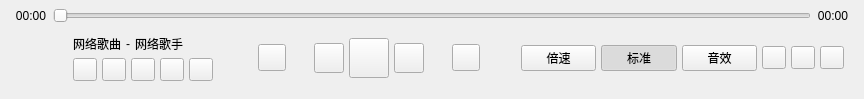
<?xml version="1.0" encoding="UTF-8"?>
<ui version="4.0">
 <class>PlayWidget</class>
 <widget class="QWidget" name="PlayWidget">
  <property name="geometry">
   <rect>
    <x>0</x>
    <y>0</y>
    <width>864</width>
    <height>99</height>
   </rect>
  </property>
  <property name="windowTitle">
   <string>PlayWidget</string>
  </property>
  <layout class="QVBoxLayout" name="verticalLayout">
   <property name="spacing">
    <number>4</number>
   </property>
   <property name="topMargin">
    <number>5</number>
   </property>
   <item>
    <layout class="QHBoxLayout" name="processLayout">
     <property name="spacing">
      <number>2</number>
     </property>
     <property name="topMargin">
      <number>2</number>
     </property>
     <property name="bottomMargin">
      <number>2</number>
     </property>
     <item>
      <widget class="QLabel" name="position_label">
       <property name="minimumSize">
        <size>
         <width>40</width>
         <height>0</height>
        </size>
       </property>
       <property name="text">
        <string>00:00</string>
       </property>
       <property name="alignment">
        <set>Qt::AlignCenter</set>
       </property>
      </widget>
     </item>
     <item>
      <widget class="ElaSlider" name="progressSlider">
       <property name="sizePolicy">
        <sizepolicy hsizetype="Expanding" vsizetype="Preferred">
         <horstretch>0</horstretch>
         <verstretch>0</verstretch>
        </sizepolicy>
       </property>
       <property name="cursor">
        <cursorShape>PointingHandCursor</cursorShape>
       </property>
       <property name="focusPolicy">
        <enum>Qt::StrongFocus</enum>
       </property>
       <property name="minimum">
        <number>0</number>
       </property>
       <property name="maximum">
        <number>100</number>
       </property>
       <property name="singleStep">
        <number>1</number>
       </property>
       <property name="pageStep">
        <number>0</number>
       </property>
       <property name="orientation">
        <enum>Qt::Horizontal</enum>
       </property>
      </widget>
     </item>
     <item>
      <widget class="QLabel" name="duration_label">
       <property name="minimumSize">
        <size>
         <width>40</width>
         <height>0</height>
        </size>
       </property>
       <property name="text">
        <string>00:00</string>
       </property>
       <property name="alignment">
        <set>Qt::AlignCenter</set>
       </property>
      </widget>
     </item>
    </layout>
   </item>
   <item>
    <layout class="QHBoxLayout" name="play_hlayout">
     <property name="spacing">
      <number>5</number>
     </property>
     <property name="leftMargin">
      <number>2</number>
     </property>
     <property name="rightMargin">
      <number>9</number>
     </property>
     <property name="bottomMargin">
      <number>2</number>
     </property>
     <item>
      <widget class="QLabel" name="cover_label">
       <property name="sizePolicy">
        <sizepolicy hsizetype="Fixed" vsizetype="Fixed">
         <horstretch>0</horstretch>
         <verstretch>0</verstretch>
        </sizepolicy>
       </property>
       <property name="minimumSize">
        <size>
         <width>50</width>
         <height>50</height>
        </size>
       </property>
       <property name="maximumSize">
        <size>
         <width>50</width>
         <height>50</height>
        </size>
       </property>
       <property name="toolTip">
        <string/>
       </property>
       <property name="text">
        <string/>
       </property>
       <property name="scaledContents">
        <bool>true</bool>
       </property>
       <property name="alignment">
        <set>Qt::AlignCenter</set>
       </property>
      </widget>
     </item>
     <item>
      <widget class="QWidget" name="song_info_widget" native="true">
       <property name="sizePolicy">
        <sizepolicy hsizetype="Fixed" vsizetype="Preferred">
         <horstretch>0</horstretch>
         <verstretch>0</verstretch>
        </sizepolicy>
       </property>
       <property name="minimumSize">
        <size>
         <width>150</width>
         <height>0</height>
        </size>
       </property>
       <property name="maximumSize">
        <size>
         <width>150</width>
         <height>16777215</height>
        </size>
       </property>
       <layout class="QVBoxLayout" name="verticalLayout_4">
        <property name="spacing">
         <number>5</number>
        </property>
        <property name="leftMargin">
         <number>5</number>
        </property>
        <property name="topMargin">
         <number>5</number>
        </property>
        <property name="rightMargin">
         <number>5</number>
        </property>
        <property name="bottomMargin">
         <number>5</number>
        </property>
        <item>
         <layout class="QHBoxLayout" name="singer_song_HLayout" stretch="0,0,0,0">
          <property name="spacing">
           <number>2</number>
          </property>
          <property name="rightMargin">
           <number>0</number>
          </property>
          <item>
           <widget class="QLabel" name="song_name_text">
            <property name="sizePolicy">
             <sizepolicy hsizetype="Preferred" vsizetype="Preferred">
              <horstretch>0</horstretch>
              <verstretch>0</verstretch>
             </sizepolicy>
            </property>
            <property name="maximumSize">
             <size>
              <width>100</width>
              <height>16777215</height>
             </size>
            </property>
            <property name="text">
             <string>网络歌曲</string>
            </property>
            <property name="scaledContents">
             <bool>false</bool>
            </property>
            <property name="alignment">
             <set>Qt::AlignCenter</set>
            </property>
           </widget>
          </item>
          <item>
           <widget class="QLabel" name="label">
            <property name="sizePolicy">
             <sizepolicy hsizetype="Fixed" vsizetype="Preferred">
              <horstretch>0</horstretch>
              <verstretch>0</verstretch>
             </sizepolicy>
            </property>
            <property name="minimumSize">
             <size>
              <width>10</width>
              <height>0</height>
             </size>
            </property>
            <property name="text">
             <string>-</string>
            </property>
            <property name="scaledContents">
             <bool>true</bool>
            </property>
            <property name="alignment">
             <set>Qt::AlignCenter</set>
            </property>
           </widget>
          </item>
          <item>
           <widget class="QLabel" name="singer_text">
            <property name="sizePolicy">
             <sizepolicy hsizetype="Preferred" vsizetype="Preferred">
              <horstretch>0</horstretch>
              <verstretch>0</verstretch>
             </sizepolicy>
            </property>
            <property name="maximumSize">
             <size>
              <width>130</width>
              <height>16777215</height>
             </size>
            </property>
            <property name="text">
             <string>网络歌手</string>
            </property>
            <property name="scaledContents">
             <bool>false</bool>
            </property>
            <property name="alignment">
             <set>Qt::AlignCenter</set>
            </property>
           </widget>
          </item>
          <item>
           <spacer name="horizontalSpacer">
            <property name="orientation">
             <enum>Qt::Horizontal</enum>
            </property>
            <property name="sizeHint" stdset="0">
             <size>
              <width>0</width>
              <height>0</height>
             </size>
            </property>
           </spacer>
          </item>
         </layout>
        </item>
        <item>
         <layout class="QHBoxLayout" name="song_option_HLayout">
          <property name="rightMargin">
           <number>0</number>
          </property>
          <item>
           <widget class="QToolButton" name="love_toolButton">
            <property name="toolTip">
             <string/>
            </property>
            <property name="text">
             <string/>
            </property>
            <property name="autoExclusive">
             <bool>true</bool>
            </property>
           </widget>
          </item>
          <item>
           <widget class="QToolButton" name="download_toolButton">
            <property name="toolTip">
             <string/>
            </property>
            <property name="text">
             <string/>
            </property>
           </widget>
          </item>
          <item>
           <widget class="QToolButton" name="comment_toolButton">
            <property name="toolTip">
             <string/>
            </property>
            <property name="text">
             <string/>
            </property>
           </widget>
          </item>
          <item>
           <widget class="QToolButton" name="share_toolButton">
            <property name="toolTip">
             <string/>
            </property>
            <property name="text">
             <string/>
            </property>
           </widget>
          </item>
          <item>
           <widget class="QToolButton" name="more_toolButton">
            <property name="toolTip">
             <string/>
            </property>
            <property name="text">
             <string/>
            </property>
           </widget>
          </item>
         </layout>
        </item>
       </layout>
      </widget>
     </item>
     <item>
      <spacer name="horizontalSpacer_7">
       <property name="orientation">
        <enum>Qt::Horizontal</enum>
       </property>
       <property name="sizeHint" stdset="0">
        <size>
         <width>40</width>
         <height>20</height>
        </size>
       </property>
      </spacer>
     </item>
     <item>
      <widget class="QToolButton" name="circle_toolButton">
       <property name="toolTip">
        <string>循环播放</string>
       </property>
       <property name="text">
        <string/>
       </property>
       <property name="iconSize">
        <size>
         <width>20</width>
         <height>20</height>
        </size>
       </property>
       <property name="checkable">
        <bool>false</bool>
       </property>
      </widget>
     </item>
     <item>
      <spacer name="horizontalSpacer_3">
       <property name="orientation">
        <enum>Qt::Horizontal</enum>
       </property>
       <property name="sizeType">
        <enum>QSizePolicy::Fixed</enum>
       </property>
       <property name="sizeHint" stdset="0">
        <size>
         <width>23</width>
         <height>20</height>
        </size>
       </property>
      </spacer>
     </item>
     <item>
      <widget class="QToolButton" name="pre_toolButton">
       <property name="minimumSize">
        <size>
         <width>30</width>
         <height>30</height>
        </size>
       </property>
       <property name="cursor">
        <cursorShape>PointingHandCursor</cursorShape>
       </property>
       <property name="toolTip">
        <string/>
       </property>
       <property name="text">
        <string/>
       </property>
      </widget>
     </item>
     <item>
      <widget class="QToolButton" name="play_or_pause_toolButton">
       <property name="minimumSize">
        <size>
         <width>40</width>
         <height>40</height>
        </size>
       </property>
       <property name="cursor">
        <cursorShape>PointingHandCursor</cursorShape>
       </property>
       <property name="toolTip">
        <string/>
       </property>
       <property name="text">
        <string/>
       </property>
       <property name="iconSize">
        <size>
         <width>25</width>
         <height>25</height>
        </size>
       </property>
      </widget>
     </item>
     <item>
      <widget class="QToolButton" name="next_toolButton">
       <property name="minimumSize">
        <size>
         <width>30</width>
         <height>30</height>
        </size>
       </property>
       <property name="cursor">
        <cursorShape>PointingHandCursor</cursorShape>
       </property>
       <property name="toolTip">
        <string/>
       </property>
       <property name="text">
        <string/>
       </property>
      </widget>
     </item>
     <item>
      <spacer name="horizontalSpacer_2">
       <property name="orientation">
        <enum>Qt::Horizontal</enum>
       </property>
       <property name="sizeType">
        <enum>QSizePolicy::Fixed</enum>
       </property>
       <property name="sizeHint" stdset="0">
        <size>
         <width>23</width>
         <height>20</height>
        </size>
       </property>
      </spacer>
     </item>
     <item>
      <widget class="VolumeToolBtn" name="volume_toolButton">
       <property name="toolTip">
        <string/>
       </property>
       <property name="text">
        <string/>
       </property>
       <property name="iconSize">
        <size>
         <width>20</width>
         <height>20</height>
        </size>
       </property>
       <property name="checkable">
        <bool>false</bool>
       </property>
      </widget>
     </item>
     <item>
      <spacer name="horizontalSpacer_8">
       <property name="orientation">
        <enum>Qt::Horizontal</enum>
       </property>
       <property name="sizeHint" stdset="0">
        <size>
         <width>40</width>
         <height>20</height>
        </size>
       </property>
      </spacer>
     </item>
     <item>
      <widget class="QPushButton" name="speed_pushButton">
       <property name="sizePolicy">
        <sizepolicy hsizetype="Preferred" vsizetype="Fixed">
         <horstretch>0</horstretch>
         <verstretch>0</verstretch>
        </sizepolicy>
       </property>
       <property name="minimumSize">
        <size>
         <width>55</width>
         <height>25</height>
        </size>
       </property>
       <property name="cursor">
        <cursorShape>PointingHandCursor</cursorShape>
       </property>
       <property name="toolTip">
        <string/>
       </property>
       <property name="text">
        <string>倍速</string>
       </property>
       <property name="checkable">
        <bool>false</bool>
       </property>
      </widget>
     </item>
     <item>
      <widget class="QPushButton" name="stander_pushButton">
       <property name="sizePolicy">
        <sizepolicy hsizetype="Preferred" vsizetype="Fixed">
         <horstretch>0</horstretch>
         <verstretch>0</verstretch>
        </sizepolicy>
       </property>
       <property name="minimumSize">
        <size>
         <width>50</width>
         <height>25</height>
        </size>
       </property>
       <property name="cursor">
        <cursorShape>PointingHandCursor</cursorShape>
       </property>
       <property name="toolTip">
        <string/>
       </property>
       <property name="text">
        <string>标准</string>
       </property>
       <property name="checkable">
        <bool>true</bool>
       </property>
       <property name="checked">
        <bool>true</bool>
       </property>
      </widget>
     </item>
     <item>
      <widget class="QPushButton" name="acoustics_pushButton">
       <property name="sizePolicy">
        <sizepolicy hsizetype="Preferred" vsizetype="Fixed">
         <horstretch>0</horstretch>
         <verstretch>0</verstretch>
        </sizepolicy>
       </property>
       <property name="minimumSize">
        <size>
         <width>50</width>
         <height>25</height>
        </size>
       </property>
       <property name="cursor">
        <cursorShape>PointingHandCursor</cursorShape>
       </property>
       <property name="toolTip">
        <string/>
       </property>
       <property name="text">
        <string>音效</string>
       </property>
       <property name="checkable">
        <bool>true</bool>
       </property>
      </widget>
     </item>
     <item>
      <widget class="QToolButton" name="erji_toolButton">
       <property name="toolTip">
        <string/>
       </property>
       <property name="text">
        <string/>
       </property>
      </widget>
     </item>
     <item>
      <widget class="QToolButton" name="lyrics_toolButton">
       <property name="toolTip">
        <string/>
       </property>
       <property name="text">
        <string/>
       </property>
      </widget>
     </item>
     <item>
      <widget class="QToolButton" name="song_queue_toolButton">
       <property name="toolTip">
        <string/>
       </property>
       <property name="text">
        <string/>
       </property>
      </widget>
     </item>
    </layout>
   </item>
  </layout>
 </widget>
 <customwidgets>
  <customwidget>
   <class>VolumeToolBtn</class>
   <extends>QToolButton</extends>
   <header>VolumeToolBtn.h</header>
  </customwidget>
  <customwidget>
   <class>ElaSlider</class>
   <extends>QSlider</extends>
   <header>ElaSlider.h</header>
  </customwidget>
 </customwidgets>
 <resources/>
 <connections/>
</ui>
